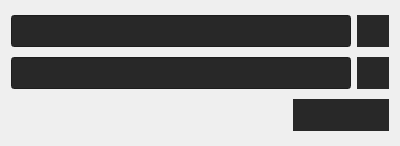
<?xml version="1.0" encoding="UTF-8"?>
<ui version="4.0">
 <class>FolderSync</class>
 <widget class="QWidget" name="FolderSync">
  <property name="geometry">
   <rect>
    <x>0</x>
    <y>0</y>
    <width>400</width>
    <height>146</height>
   </rect>
  </property>
  <property name="windowTitle">
   <string>Folder Sync</string>
  </property>
  <property name="styleSheet">
   <string notr="true">background-color: rgb(20,20,20);
color: white;
QPushButton
{
	background-color: rgb(40,40,40);
}</string>
  </property>
  <layout class="QGridLayout" name="gridLayout">
   <item row="0" column="0">
    <layout class="QHBoxLayout" name="horizontalLayout">
     <item>
      <widget class="QLineEdit" name="source_edit">
       <property name="minimumSize">
        <size>
         <width>0</width>
         <height>32</height>
        </size>
       </property>
       <property name="maximumSize">
        <size>
         <width>16777215</width>
         <height>32</height>
        </size>
       </property>
       <property name="styleSheet">
        <string notr="true">background-color: rgb(40,40,40);</string>
       </property>
      </widget>
     </item>
     <item>
      <widget class="QPushButton" name="source_button">
       <property name="sizePolicy">
        <sizepolicy hsizetype="Minimum" vsizetype="Fixed">
         <horstretch>0</horstretch>
         <verstretch>0</verstretch>
        </sizepolicy>
       </property>
       <property name="minimumSize">
        <size>
         <width>32</width>
         <height>32</height>
        </size>
       </property>
       <property name="maximumSize">
        <size>
         <width>32</width>
         <height>32</height>
        </size>
       </property>
       <property name="styleSheet">
        <string notr="true">background-color: rgb(40,40,40);
border: none;</string>
       </property>
       <property name="text">
        <string/>
       </property>
       <property name="icon">
        <iconset resource="resources.qrc">
         <normaloff>:/icons/resources/open.png</normaloff>:/icons/resources/open.png</iconset>
       </property>
       <property name="flat">
        <bool>false</bool>
       </property>
      </widget>
     </item>
    </layout>
   </item>
   <item row="1" column="0">
    <layout class="QHBoxLayout" name="horizontalLayout_2">
     <item>
      <widget class="QLineEdit" name="target_edit">
       <property name="minimumSize">
        <size>
         <width>0</width>
         <height>32</height>
        </size>
       </property>
       <property name="maximumSize">
        <size>
         <width>16777215</width>
         <height>32</height>
        </size>
       </property>
       <property name="styleSheet">
        <string notr="true">background-color: rgb(40,40,40);</string>
       </property>
      </widget>
     </item>
     <item>
      <widget class="QPushButton" name="target_button">
       <property name="minimumSize">
        <size>
         <width>32</width>
         <height>32</height>
        </size>
       </property>
       <property name="maximumSize">
        <size>
         <width>32</width>
         <height>32</height>
        </size>
       </property>
       <property name="styleSheet">
        <string notr="true">background-color: rgb(40,40,40);
border: none;</string>
       </property>
       <property name="text">
        <string/>
       </property>
       <property name="icon">
        <iconset resource="resources.qrc">
         <normaloff>:/icons/resources/open.png</normaloff>:/icons/resources/open.png</iconset>
       </property>
       <property name="flat">
        <bool>false</bool>
       </property>
      </widget>
     </item>
    </layout>
   </item>
   <item row="2" column="0">
    <layout class="QHBoxLayout" name="horizontalLayout_3">
     <item>
      <widget class="QLabel" name="status_label">
       <property name="sizePolicy">
        <sizepolicy hsizetype="Minimum" vsizetype="Minimum">
         <horstretch>0</horstretch>
         <verstretch>0</verstretch>
        </sizepolicy>
       </property>
       <property name="text">
        <string/>
       </property>
      </widget>
     </item>
     <item>
      <widget class="QPushButton" name="sync_button">
       <property name="minimumSize">
        <size>
         <width>96</width>
         <height>32</height>
        </size>
       </property>
       <property name="maximumSize">
        <size>
         <width>96</width>
         <height>32</height>
        </size>
       </property>
       <property name="styleSheet">
        <string notr="true">background-color: rgb(40,40,40);
border: none;</string>
       </property>
       <property name="text">
        <string/>
       </property>
       <property name="icon">
        <iconset resource="resources.qrc">
         <normaloff>:/icons/resources/sync.png</normaloff>:/icons/resources/sync.png</iconset>
       </property>
       <property name="iconSize">
        <size>
         <width>24</width>
         <height>24</height>
        </size>
       </property>
       <property name="flat">
        <bool>false</bool>
       </property>
      </widget>
     </item>
    </layout>
   </item>
  </layout>
 </widget>
 <layoutdefault spacing="6" margin="11"/>
 <resources>
  <include location="resources.qrc"/>
 </resources>
 <connections/>
</ui>
